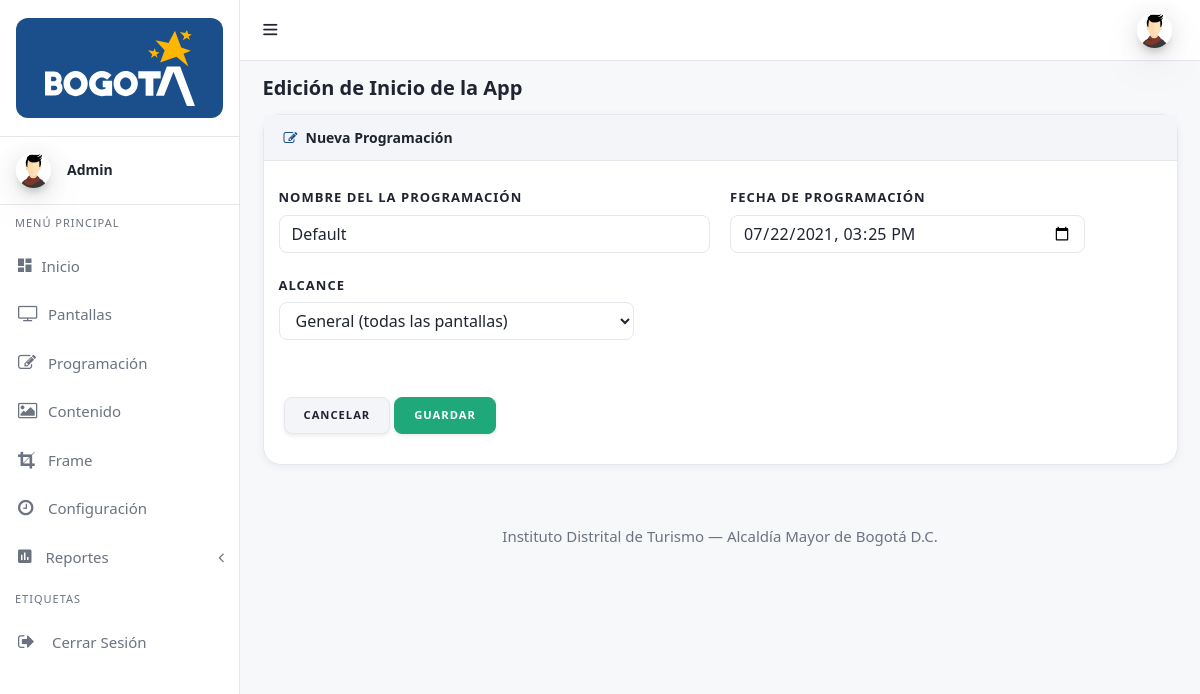
/admin/editar_programacion.php?id=1 (signed in), run on the app's committed database.
### tables this page shows
CREATE TABLE `usuarios` (
  `ID` int(11) NOT NULL,
  `Nombre` varchar(80) NOT NULL,
  `Correo` varchar(80) NOT NULL,
  `Foto_Usuario` varchar(80) NOT NULL,
  `Funcion` int(11) NOT NULL,
  `Password` varchar(50) NOT NULL
);

### admin/editar_programacion.php (the view, shortened to what this page needs)
<?php
include 'assets/php/Conexion_DB.php';
$id = $_SESSION['id_Correo'];
$sql = "SELECT usuarios.ID, usuarios.Nombre, usuarios.Correo, usuarios.Foto_Usuario, funciones_usuario.Funcion FROM usuarios INNER JOIN funciones_usuario ON usuarios.Funcion = funciones_usuario.ID WHERE usuarios.ID = '$id' ";
$resultado = mysqli_query($conexion, $sql);
$datos = mysqli_fetch_array($resultado);
$name_user = $datos['Nombre'];
$mail_user = $datos['Correo'];
$foto_user = $datos['Foto_Usuario'];
$funcion_user = $datos['Funcion'];
$ID_Programacion = isset($_GET["id"]) ? (int) $_GET["id"] : (int) ($_POST["ID"] ?? 0);
$consulta_programacion = mysqli_query($conexion,"SELECT * FROM `lista-reproduccion` WHERE ID = $ID_Programacion ");
$datos_programacion = mysqli_fetch_array($consulta_programacion);
$Nombre_programacion = $datos_programacion['Nombre'];
$Modulo_programacion = $datos_programacion['Modulo'];
$fecha_inicio = $datos_programacion['Fecha-Inicio'];
?>
<!DOCTYPE html>
<html lang="es">
<head>
  <link rel="stylesheet" type="text/css" href="assets/plugins/jquery.steps/css/jquery.steps.css">
  <link href="assets/plugins/simplebar/css/simplebar.css" rel="stylesheet"/>
  <link href="assets/css/bootstrap.min.css" rel="stylesheet"/>
  <link href="assets/css/animate.css" rel="stylesheet" type="text/css"/>
  <link href="assets/css/icons.css" rel="stylesheet" type="text/css"/>
  <link href="assets/css/sidebar-menu.css" rel="stylesheet"/>
  <link href="assets/css/app-style.css" rel="stylesheet"/>
</head>
<body class="bg-theme bg-theme2">
 <div id="wrapper">
	 <?php include 'assets/php/menu_lateral.php' ?>
	 <?php include 'assets/php/menu_superior.php' ?>
  <div class="content-wrapper">
    <div class="container-fluid">
     <div class="row pt-2 pb-2">
        <div class="col-sm-9">
			<h4 class="page-title">Edición de Inicio de la App</h4>
	   </div>
     </div>
	<div class="row">
		<div class="col-lg-12">
        	<div class="card">
			<div class="card-header"><i class="fa fa-edit"></i>Nueva Programación</div>
            	<div class="card-body">
					<form action="<?php echo $_SERVER['PHP_SELF']; ?>" method="POST" enctype="multipart/form-data">
						<div class="row">
							<div class="col-12 col-lg-6 col-xl-6">
								<div class="form-group row">
									<label class="col-lg-12 col-form-label form-control-label">Nombre del la programación</label>
									<div class="col-lg-12">
										<input class="form-control" type="text" maxlength="50" name="Nombre" value="<?php echo $Nombre_programacion; ?>" placeholder="Ingrese el nombre de la programación" required>
									</div>
								</div>
							</div>
							<div class="col-12 col-lg-6 col-xl-6">
								<div class="form-group row">
									<label class="col-lg-12 col-form-label form-control-label">Fecha de programación</label>
									<div class="col-lg-10">
										<input type="datetime-local" name="Fecha" class="form-control" value="<?php echo str_replace(' ', 'T', substr($fecha_inicio, 0, 16)); ?>">
									</div>
								</div>
							</div>
							<div class="col-12 col-lg-6 col-xl-6">
								<div class="form-group row">
									<label class="col-lg-12 col-form-label form-control-label">Alcance</label>
									<div class="col-lg-10">
										<select class="form-control" name="Modulo">
											<option value="" <?php echo empty($Modulo_programacion) ? 'selected' : ''; ?>>General (todas las pantallas)</option>
										</select>
									</div>
								</div>
							</div>
						</div>
						<div class="form-footer">
							<a href="programacion.php" class="btn btn-secondary">Cancelar</a>
							<input type="submit" class="btn btn-success" name="enviar" value="Guardar">
						</div>
                    </form>
			  	</div>
			</div>
		</div>
	</div>
    </div>
   </div>
	<footer class="footer">
      <div class="container">
        <div class="text-center">
          Instituto Distrital de Turismo — Alcaldía Mayor de Bogotá D.C.
        </div>
      </div>
    </footer>
  </div>
</body>
</html>

### admin/assets/php/menu_lateral.php (shortened to what this page needs)
<?php
function idt_avatar($foto, $correo, $class = '', $variant = 'circle') {
	$foto = trim((string) $foto);
	if ($foto !== '' && file_exists(__DIR__ . '/../../' . $foto)) {
		return '<img class="' . htmlspecialchars($class) . '" src="' . htmlspecialchars($foto) . '" alt="Foto de perfil">';
	}
	$inicial = strtoupper(substr(trim((string) $correo), 0, 1));
	$variantClass = $variant === 'block' ? 'avatar-initial-block' : 'avatar-initial';
	return '<span class="' . $variantClass . ' ' . htmlspecialchars($class) . '">' . htmlspecialchars($inicial) . '</span>';
}
?>
<div id="sidebar-wrapper" data-simplebar="" data-simplebar-auto-hide="true">
	<div class="brand-logo">
      <a href="index.php" class="brand-logo-link">
       <span class="brand-plate">
         <img src="assets/images/logo-bogota.svg" class="brand-logo-svg" alt="Bogotá">
       </span>
     </a>
   </div>
   <div class="user-details">
	  <div class="media align-items-center user-pointer collapsed" data-toggle="collapse" data-target="#user-dropdown">
	    <div class="avatar">
			<?php echo idt_avatar($foto_user, $mail_user, 'mr-3 side-user-img'); ?>
		  </div>
	     <div class="media-body">
	     <h6 class="side-user-name"><?php echo $name_user; ?></h6>
	    </div>
       </div>
     </div>
      <ul class="sidebar-menu do-nicescrol">
      <li class="sidebar-header">MENÚ PRINCIPAL</li>
      <li>
        <a href="inicio.php" class="waves-effect">
          <i class="zmdi zmdi-view-dashboard"></i><span>Inicio</span>
        </a>
      </li>
	  <li>
        <a href="modulos.php" class="waves-effect">
          <i class="fa fa-tv"></i><span>Pantallas</span>
        </a>
      </li>
	  <li>
        <a href="programacion.php" class="waves-effect">
		  <i class="fa fa-pencil-square-o "></i><span>Programación</span>
        </a>
      </li>
	  <li>
        <a href="contenido.php" class="waves-effect">
          <i class="fa fa-picture-o"></i><span>Contenido</span>
        </a>
      </li>
	  <li>
        <a href="frame.php" class="waves-effect">
          <i class="fa fa-crop"></i><span>Frame</span>
        </a>
      </li>
	  <li>
        <a href="configuracion.php" class="waves-effect">
          <i class="fa fa-clock-o"></i><span>Configuración</span>
        </a>
      </li>
	<?php
		if($funcion_user == 'Administrador'){
			echo '
	<li>
        <a href="javaScript:void();" class="waves-effect">
          <i class="zmdi zmdi-chart"></i> <span>Reportes</span>
          <i class="fa fa-angle-left pull-right"></i>
        </a>
        <ul class="sidebar-submenu">
          <li>
			  <a href="reporte_tabla.php"><i class="zmdi zmdi-long-arrow-right"></i> Reporte General</a>
		  </li>
		  <li>
			  <a href="reporte_visitantes.php"><i class="zmdi zmdi-long-arrow-right"></i> Reporte de Visitantes</a>
		  </li>
		  <li>
			  <a href="reporte_pantallas.php"><i class="zmdi zmdi-long-arrow-right"></i> Reporte de Pantallas</a>
		  </li>
          <li>
            <a href="javaScript:void();"><i class="zmdi zmdi-long-arrow-right"></i> Estadisticas de Uso <i class="fa fa-angle-left pull-right"></i></a>
            <ul class="sidebar-submenu">
			  <li><a href="reporte_charts_genero.php"><i class="zmdi zmdi-long-arrow-right"></i> Por Genero</a></li>
			  <li><a href="reporte_charts_tiempo.php"><i class="zmdi zmdi-long-arrow-right"></i> Por Tiempo</a></li>
			  <li><a href="reporte_charts_edad.php"><i class="zmdi zmdi-long-arrow-right"></i> Por Edad</a></li>
            </ul>
          </li>
        </ul>
      </li>
			';
		}
	?>
      <li class="sidebar-header">ETIQUETAS</li>
      <li>
		  <a href="assets/php/logout.php" class="waves-effect"><i class="fa fa-sign-out"></i>
		  <span>Cerrar Sesión</span></a>
	   </li>
    </ul>
   </div>

### admin/assets/css/sidebar-menu.css (style rules this page uses)
.sidebar-menu { list-style: none; margin: 0; padding: 0; background-color: transparent; }
.sidebar-menu>li { position: relative; margin: 0; padding: 0; }
.sidebar-menu>li>a { padding: 13px 5px 13px 15px; display: block; border-left: 3px solid transparent; color: rgba(255, 255, 255, 0.65); font-size: 15px; }
.sidebar-menu>li>a>.fa { width: 20px; }
.sidebar-menu li.sidebar-header { padding: 10px 25px 10px 15px; font-size: 12px; color: rgba(255, 255, 255, 0.5); }
.sidebar-menu li>a>.fa-angle-left { width: auto; height: auto; padding: 0; margin-right: 10px; margin-top: 3px; }
.sidebar-menu a { color: #b8c7ce; text-decoration: none; }

### data on the page
usuarios: Foto_Usuario (picture), Nombre "Admin"
lista-reproduccion: Nombre "Default", Fecha "07/22/2021 15:25"
